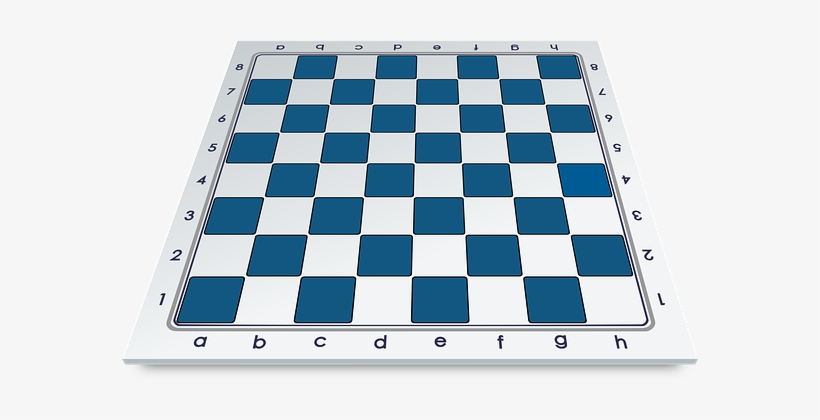
#> input picture Perspective_Transformation.png, 820 x 420 px
$ python 'Perspective Transformation of an Image.py'
#> lines starting #> are read from the running program, lines starting #| are printed output that depends on the picture
import numpy as np
import cv2 as cv
from matplotlib import pyplot as plt


img = cv.imread('Perspective_Transformation.png')
#> img is the input picture: shape (420, 820, 3); mean B, G, R 220.4, 213.6, 203.2

pts1=np.float32([[123,353],[701,349],[592,40],[232,33]])
pts2=np.float32([[50,50],[775,50],[775,250],[50,250]])

M = cv.getPerspectiveTransform(pts1,pts2)

#Use Affinite Transform inj Above Matrix
dst= cv.warpPerspective(img,M,(800,300))
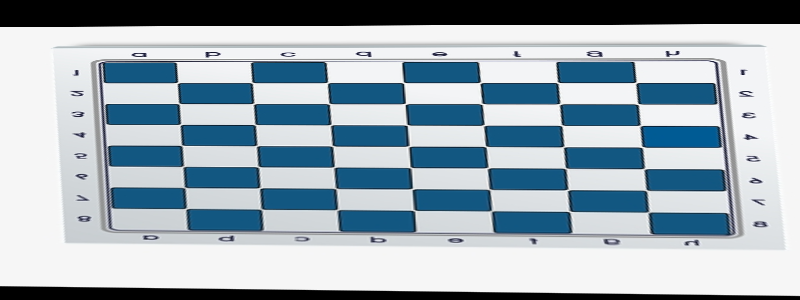
#> dst: shape (300, 800, 3); mean B, G, R 181.3, 171.6, 156.7

##Transform  image to RGB color Space
img = cv.cvtColor(img,cv.COLOR_BGR2RGB)
dst=cv.cvtColor(dst,cv.COLOR_BGR2RGB)

plt.subplot(1,2,1)
plt.imshow(img)
plt.title('Input')

plt.subplot(1,2,2)
plt.imshow(dst)
plt.title('Output')

plt.show()
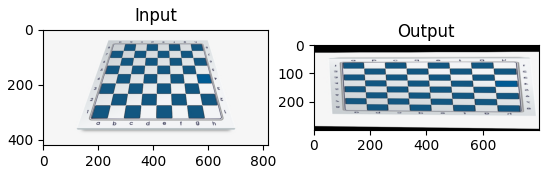
#> figure drawn by matplotlib, 2 panels
